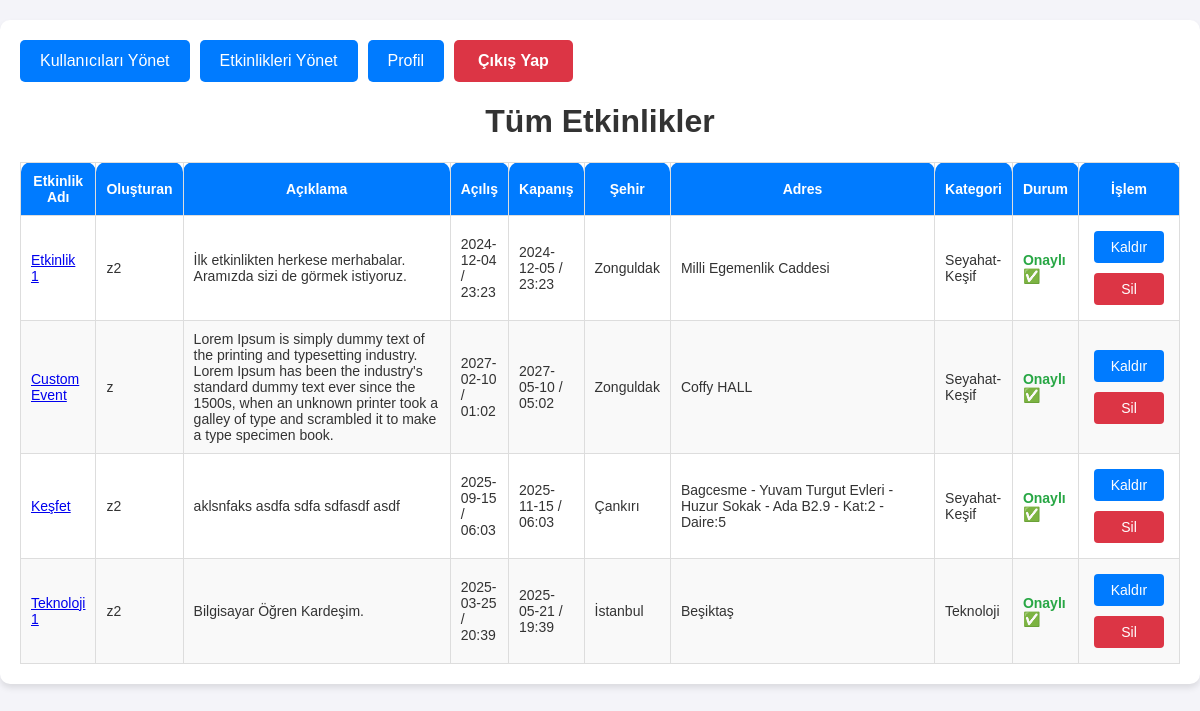
/admin/event/1, run on the app's committed database.
### tables this page shows
CREATE TABLE events (
        ID INTEGER PRIMARY KEY AUTOINCREMENT,
        event_name TEXT NOT NULL,
        description TEXT NOT NULL,
        startDate TEXT NOT NULL,
        finishDate TEXT NOT NULL,
        startTime TEXT NOT NULL,
        finishTime TEXT NOT NULL,
        duration TEXT NOT NULL,
        city TEXT NOT NULL,        
        address TEXT NOT NULL,        
        category TEXT NOT NULL,
        creator_username TEXT NOT NULL,
        isApproved BOOLEAN DEFAULT FALSE NOT NULL
    );

### app.py (the view)
@app.route('/admin/event/<int:event_id>')
def view_event(event_id):
    events = get_all_events()
    return render_template('view_events.html', events=events, is_user_admin=is_admin, event_id=event_id)

### database.py (called while the page is built)
def get_db_connection():
    conn = sqlite3.connect(DATABASE)
    conn.row_factory = sqlite3.Row
    return conn

def is_admin(user_id):
    conn = get_db_connection()
    cursor = conn.cursor()
    cursor.execute('SELECT status FROM users WHERE ID = ?', (user_id,))
    result = cursor.fetchone()
    if result and result[0] == 'admin':
        return True
    return False

def get_all_events():
    conn = get_db_connection()
    cursor = conn.cursor()
    query = "SELECT * FROM events"
    cursor.execute(query)
    events = cursor.fetchall()
    conn.close()
    return events

### templates/view_events.html (shortened to what this page needs)
<!DOCTYPE html>
<html lang="tr">
<head>
    <link rel="stylesheet" href="{{ url_for('static', filename='css/view_events_style.css') }}">
</head>
<body>
<div class="container">
    <nav class="admin-navigation-buttons">
        <button onclick="location.href='{{ url_for('view_user', user_id=1) }}'" class="admin-nav-btn">Kullanıcıları
            Yönet
        </button>
        <button onclick="location.href='{{ url_for('view_event', event_id=1) }}'" class="admin-nav-btn">Etkinlikleri
            Yönet
        </button>
        <button onclick="location.href='{{ url_for('admin_profile') }}'" class="admin-nav-btn">Profil</button>
        <form action="{{ url_for('logout') }}" method="POST">
            <button type="submit" class="btn logout-btn">Çıkış Yap</button>
        </form>
    </nav>
    <h1>Tüm Etkinlikler</h1>
    <section class="event-list">
        <table class="event-table">
            <thead>
            <tr>
                <th>Etkinlik Adı</th>
                <th>Oluşturan</th>
                <th>Açıklama</th>
                <th>Açılış</th>
                <th>Kapanış</th>
                <th>Şehir</th>
                <th>Adres</th>
                <th>Kategori</th>
                <th>Durum</th>
                <th>İşlem</th>
            </tr>
            </thead>
            <tbody>
            {% for event in events %}
                <tr>
                    <td>
                        <a href="{{ url_for('event_detail', event_id=event[0]) }}">{{ event[1] }}</a>
                    </td>
                    <td>{{ event[11] }}</td>
                    <td>{{ event[2] }}</td>
                    <td>{{ event[3] }} / {{ event[5] }}</td>
                    <td>{{ event[4] }} / {{ event[6] }}</td>
                    <td>{{ event[8] }}</td>
                    <td>{{ event[9] }}</td>
                    <td>{{ event[10] }}</td>
                    <td>
                        {% if event[12] %}
                            <span class="approved">Onaylı ✅</span>
                        {% else %}
                            <span class="pending">Beklemede 🕒</span>
                        {% endif %}
                    </td>
                    <td>
                        {% if event[12] %}
                            <form action="{{ url_for('disapprove_event', event_id=event[0]) }}" method="POST">
                                <button type="submit" class="action-button">Kaldır</button>
                            </form>
                        {% else %}
                            <form action="{{ url_for('approve_event', event_id=event[0]) }}" method="POST">
                                <button type="submit" class="action-button">Onayla</button>
                            </form>
                        {% endif %}
                        {% if not is_user_admin(event[11]) %}
                            <form action="{{ url_for('delete_event', event_id=event[0]) }}" method="POST">
                                <button type="submit" class="delete-button">Sil</button>
                            </form>
                        {% endif %}
                    </td>
                </tr>
            {% endfor %}
            </tbody>
        </table>
    </section>
</div>
</body>
</html>

### static/css/view_events_style.css (style rules this page uses)
body { font-family: 'Arial', sans-serif; margin: 0; padding: 0; background-color: #f4f4f9; color: #333; }
.container { max-width: 1800px; margin: 20px auto; padding: 20px; background-color: #fff; box-shadow: 0 4px 6px rgba(0, 0, 0, 0.1); border-radius: 10px; }
h1 { text-align: center; }
.event-table { width: 100%; border-collapse: collapse; }
.event-table th, .event-table td { padding: 10px; text-align: left; border: 1px solid #ddd; }
.event-table th { background-color: #007bff; color: white; font-size: 14px; text-align: center; padding: 10px; border: 1px solid #ddd; border-top-left-radius: 10px; border-top-right-radius: 10px; }
.event-table tr:nth-child(even) { background-color: #f9f9f9; }
.event-table td { font-size: 14px; }
.event-table td:nth-child(3) { width: 350px; }
.event-table td:nth-child(7) { width: 350px; }
.approved { color: #28a745; font-weight: bold; }
.action-button, .delete-button { padding: 8px 15px; border: none; border-radius: 4px; cursor: pointer; font-size: 14px; margin: 5px; width: 70px; }
.action-button { background-color: #007BFF; color: white; }
.delete-button { background-color: #dc3545; color: white; }
form { display: inline-block; }
.logout-btn { padding: 12px 24px; font-size: 16px; font-weight: bold; background-color: #dc3545; color: white; border: none; border-radius: 5px; cursor: pointer; transition: background-color 0.3s, transform 0.3s; }
.admin-navigation-buttons { display: flex; gap: 10px; margin-bottom: 20px; }
.admin-nav-btn { padding: 10px 20px; background-color: #007bff; color: white; border: none; border-radius: 5px; cursor: pointer; font-size: 16px; }

### data on the page
events: event_name "Etkinlik 1", creator_username "z2", description "İlk etkinlikten herkese merhabalar. Aramızda sizi de görmek istiyoruz.", startDate "2024-12-04", startTime "23:23", finishDate "2024-12-05", finishTime "23:23", city "Zonguldak", address "Milli Egemenlik Caddesi", category "Seyahat-Keşif", isApproved "Onaylı ✅"
events: event_name "Custom Event", creator_username "z", description "Lorem Ipsum is simply dummy text of the printing and typesetting industry. Lorem Ipsum has been the industry's standard dummy text ever since the 1500s, when an unknown printer took a galley of type and scrambled it to make a type specimen book.", startDate "2027-02-10", startTime "01:02", finishDate "2027-05-10", finishTime "05:02", city "Zonguldak", address "Coffy HALL", category "Seyahat-Keşif", isApproved "Onaylı ✅"
events: event_name "Keşfet", creator_username "z2", description "aklsnfaks asdfa sdfa sdfasdf asdf", startDate "2025-09-15", startTime "06:03", finishDate "2025-11-15", finishTime "06:03", city "Çankırı", address "Bagcesme - Yuvam Turgut Evleri - Huzur Sokak - Ada B2.9 - Kat:2 - Daire:5", category "Seyahat-Keşif", isApproved "Onaylı ✅"
events: event_name "Teknoloji 1", creator_username "z2", description "Bilgisayar Öğren Kardeşim.", startDate "2025-03-25", startTime "20:39", finishDate "2025-05-21", finishTime "19:39", city "İstanbul", address "Beşiktaş", category "Teknoloji", isApproved "Onaylı ✅"
